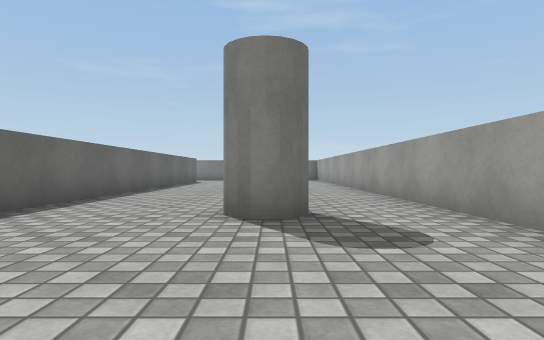
view 1 (above)

24 first-person views from a walk through a scene from a Unity 3-D project. The camera is 0.51 m above the floor, looks level and sees 75° across. The floor is counted in squares, 1 m on a side. Each view is taken from the middle of a square. On the plan, view 1 faces up. The plan holds only what a view shows up to about 9 squares ahead; the rest is blank. The place goes on beyond the plan. Surface patterns are stand-ins for the level's own textures.

view 2
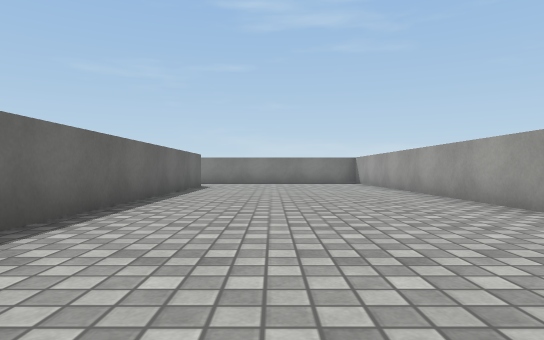

view 3
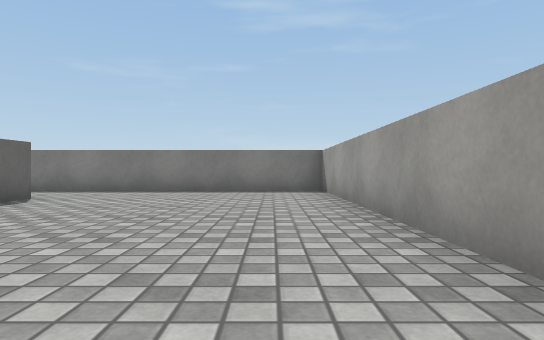

view 4
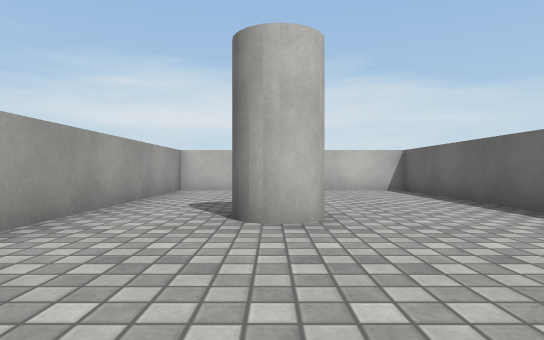

view 5
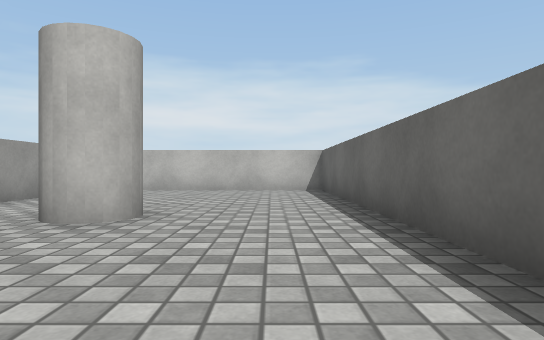

view 6
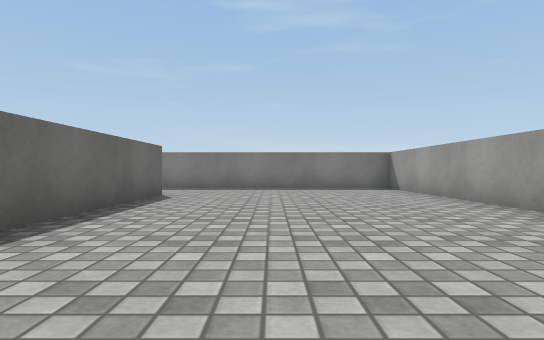

view 7
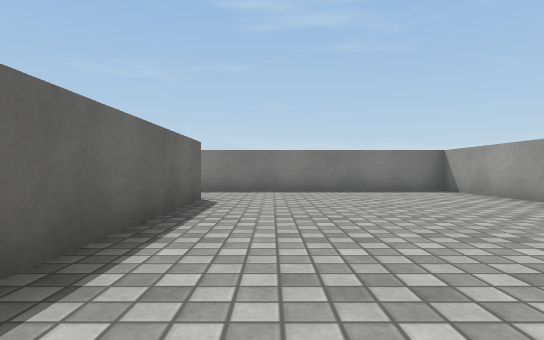

view 8
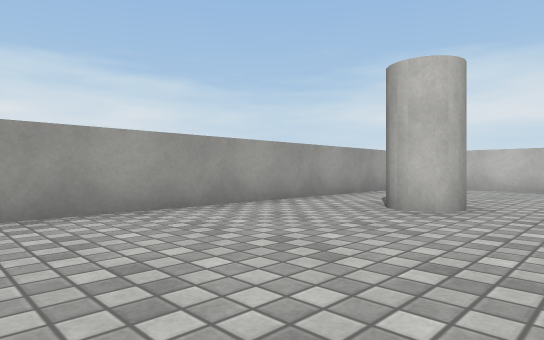

view 9
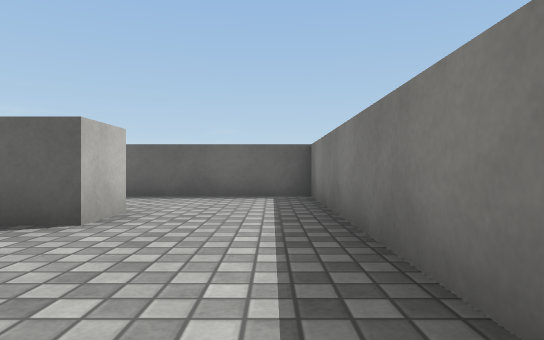

view 10
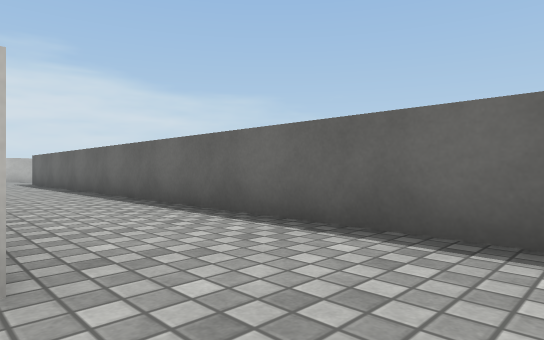

view 11
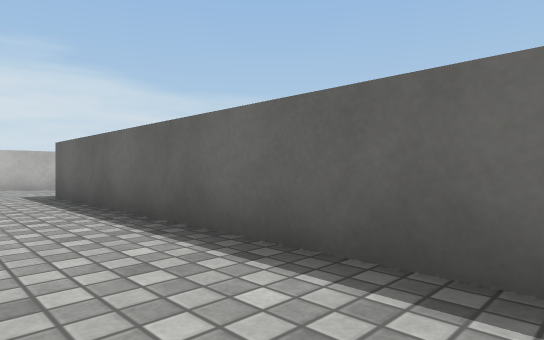

view 12
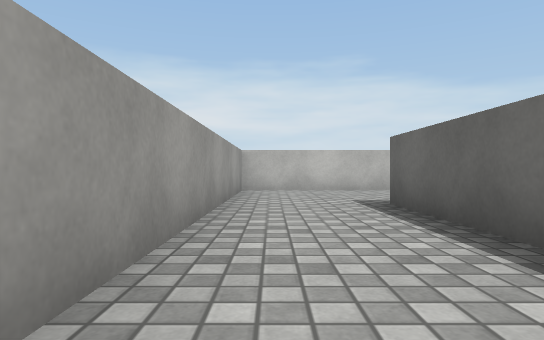

view 13
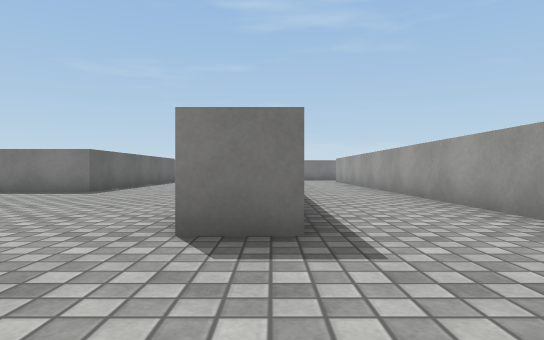

view 14
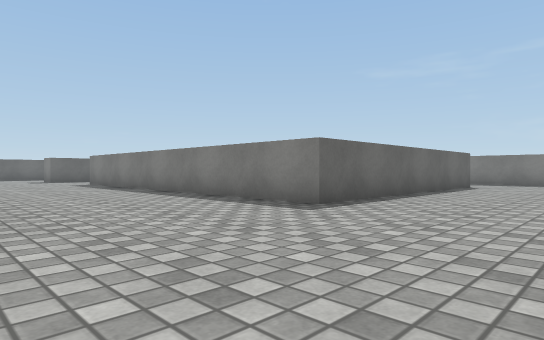

view 15
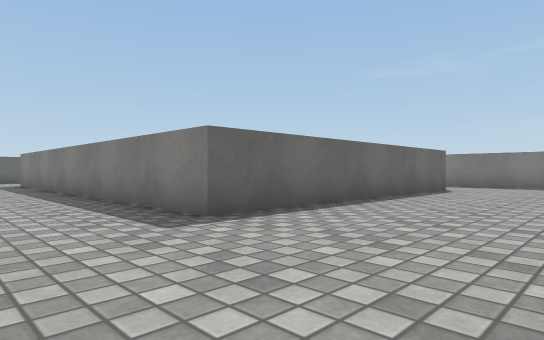

view 16
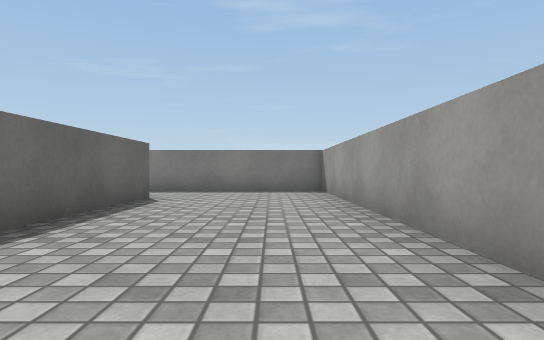

view 17
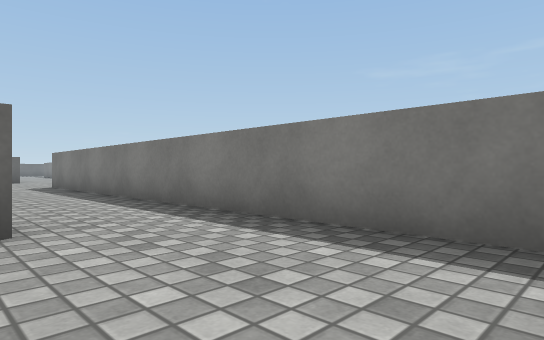

view 18
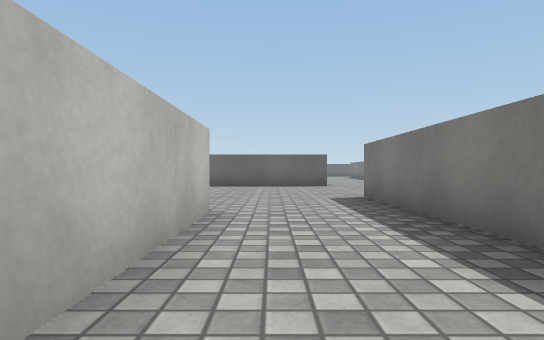

view 19
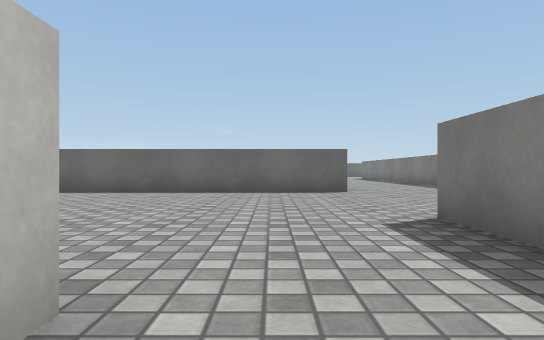

view 20
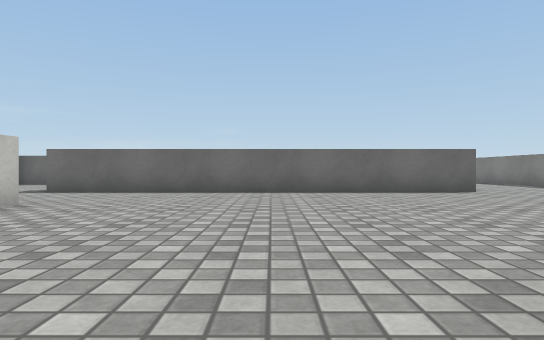

view 21
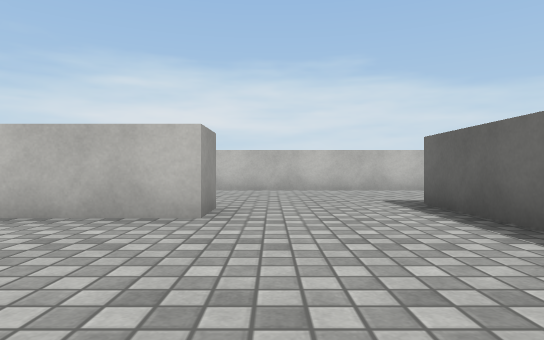

view 22
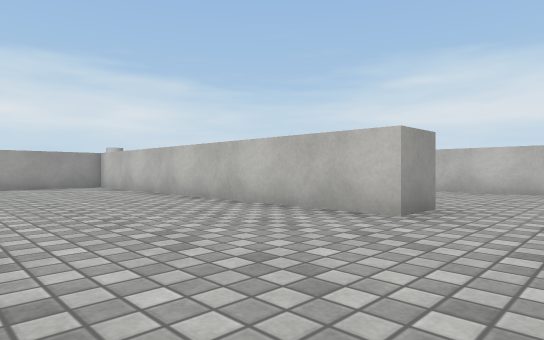

view 23
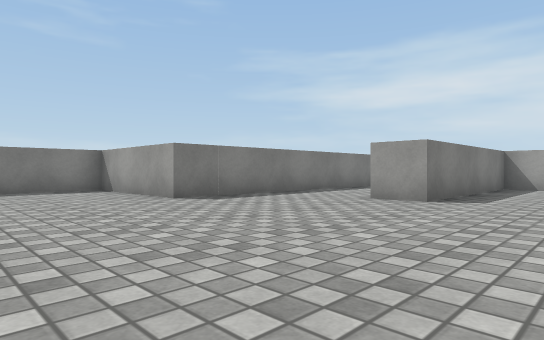

view 24
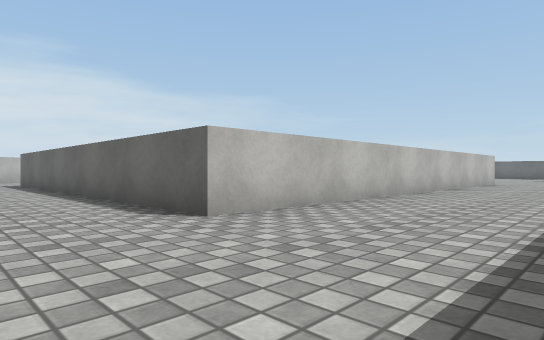

### Floor plan
Points are (right, up) in squares from view 1. A wall is a line through its corners. A room is listed if a view was taken in it or the views show most of it. See-through windows are left out.
Room 1 (views 1, 2, 3, 4, 5, 6, 7, 8, 9, 10)
walls: (-4.2, 15.3) (-3.2, 15.3) (-3.2, -0.8) (2.3, -0.8) (2.3, 17.8) (-4.6, 17.8)
ways out: opening at (-4, 16.5) to room 2
objects: other object (0, 4)
Room 2 (views 11, 12, 13, 14, 15, 16, 17, 18, 19, 20, 21, 22, 23, 24)
walls: (-21.3, 8.2) (-21.3, 9.2) (-14, 9.2); (-12.3, 11) (-12.3, 11.6); (-12.3, 13.4) (-12.3, 14.2) (-17.2, 14.2) (-17.2, 15.3) (-13.9, 15.3); (-11.2, 15.5) (-11.2, 8.3) (-18.5, 8.3); (-7.7, 10.6) (-7.7, 17.8) (-19.7, 17.8) (-19.7, 21.2) (-21.9, 21.2); (-25.8, 4.2) (-19.8, 4.2); (-4.6, 17.8) (-6.8, 17.8) (-6.8, 2.8) (-7.8, 2.8); (-31.5, 17.8) (-24.3, 17.8) (-24.3, 7.8); (-8, -0.8) (-4.3, -0.8) (-4.3, 9)
ways out: opening at (-4, 16.5) to room 1

Where each view was taken, in squares from view 1:
view 1: 0 up, 0 right, facing up
view 2: 4 up, 1 left, facing up
view 3: 9 up, 1 right, facing up
view 4: 8 up, 0 right, facing down
view 5: 8 up, 2 left, facing down
view 6: 8 up, 1 left, facing up
view 7: 9 up, 2 left, facing up
view 8: 9 up, 2 left, facing down-right
view 9: 17 up, 0 right, facing left
view 10: 17 up, 4 left, facing down-left
view 11: 10 up, 5 left, facing down-left
view 12: 8 up, 5 left, facing down
view 13: 0 up, 7 left, facing up
view 14: 4 up, 8 left, facing up-left
view 15: 6 up, 8 left, facing up-left
view 16: 9 up, 9 left, facing up
view 17: 15 up, 8 left, facing up-left
view 18: 16 up, 13 left, facing left
view 19: 16 up, 16 left, facing left
view 20: 13 up, 16 left, facing left
view 21: 13 up, 22 left, facing down
view 22: 13 up, 23 left, facing down-right
view 23: 12 up, 23 left, facing up-right
view 24: 21 up, 22 left, facing down-left
